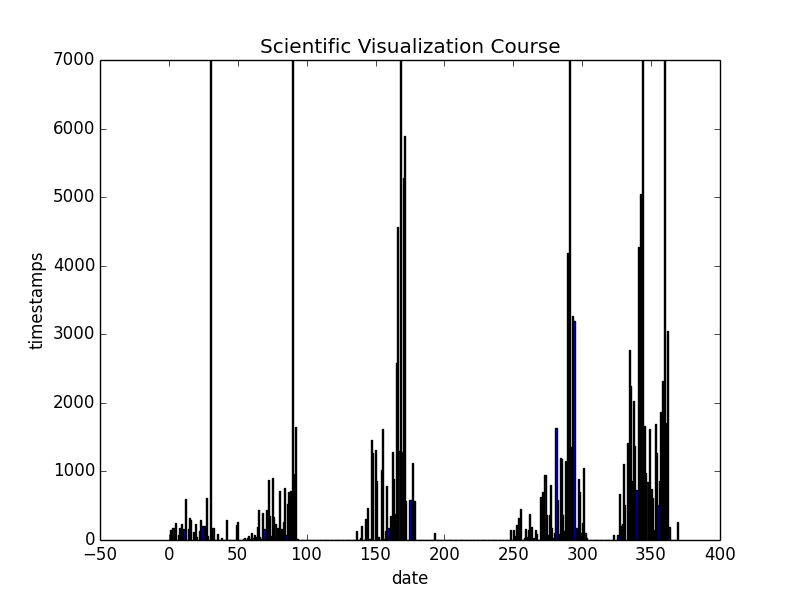

Reproduce this figure in Python.
import csv
import os
import datetime
from datetime import datetime
import sys
import collections
import matplotlib.pyplot as plt


csvFile = sys.argv[1]

def openFile(filename):
	with open(filename) as f:
		csvReader = csv.reader(f)
		headers = next(csvReader)
		
		ts_list = []
		ts_dict = {}
		
		for row in f:
			row_strip = row.strip()
			ts_list.append(datetime.strptime(row_strip, '%Y-%m-%d %H:%M:%S'))
		
		# number of bins	
		ts_bins = int(len(ts_list) ** .5)
		
		# width of bins
		ts_step = (max(ts_list) - min(ts_list))/ts_bins
		
		# initiate dict with bin cut-offs
		for i in range(ts_bins + 1):
			ts_dict[min(ts_list) + (ts_step * i)] = 0
		
		# set a time floor / datetime.timedelta(0)	
		ts_zero = min(ts_list) - min(ts_list)
		
		# set instance counts in dict
		for i in ts_list:
			for k in ts_dict:
				if k - i >= ts_zero and k - i <= ts_step:
					ts_dict[k] += 1	
		
		# assignment dates
		assign_dates = ['2007-09-18 12:00:00', '2007-09-18 12:00:00', '2007-10-04 12:00:00',
		'2007-10-25 12:00:00', '2007-11-27 12:00:00', '2007-12-15 12:00:00', '2007-12-11 12:00:00']
		assign_dict = {}
		
		for i in assign_dates:
			assign_dict[datetime.strptime(i, '%Y-%m-%d %H:%M:%S')] = 7000
			
		# print assign_dict
		ts_dict.update(assign_dict)
			
		
		# chronological dict
		ts_dict_ord = collections.OrderedDict(sorted(ts_dict.items()))
		
		
		# print ts_list[:3], ts_bins, ts_step
		# print ts_dict_ord, len(ts_dict_ord)
		
		plt.bar(range(len(ts_dict_ord)), ts_dict_ord.values(), align='center')
		# plt.xticks(range(len(ts_dict_ord)), ts_dict_ord.keys(), rotation='vertical')
		
		plt.title('Scientific Visualization Course')
		plt.ylabel('timestamps')
		plt.xlabel('date')
		
		plt.show()
		
		
		
		


openFile(csvFile)
